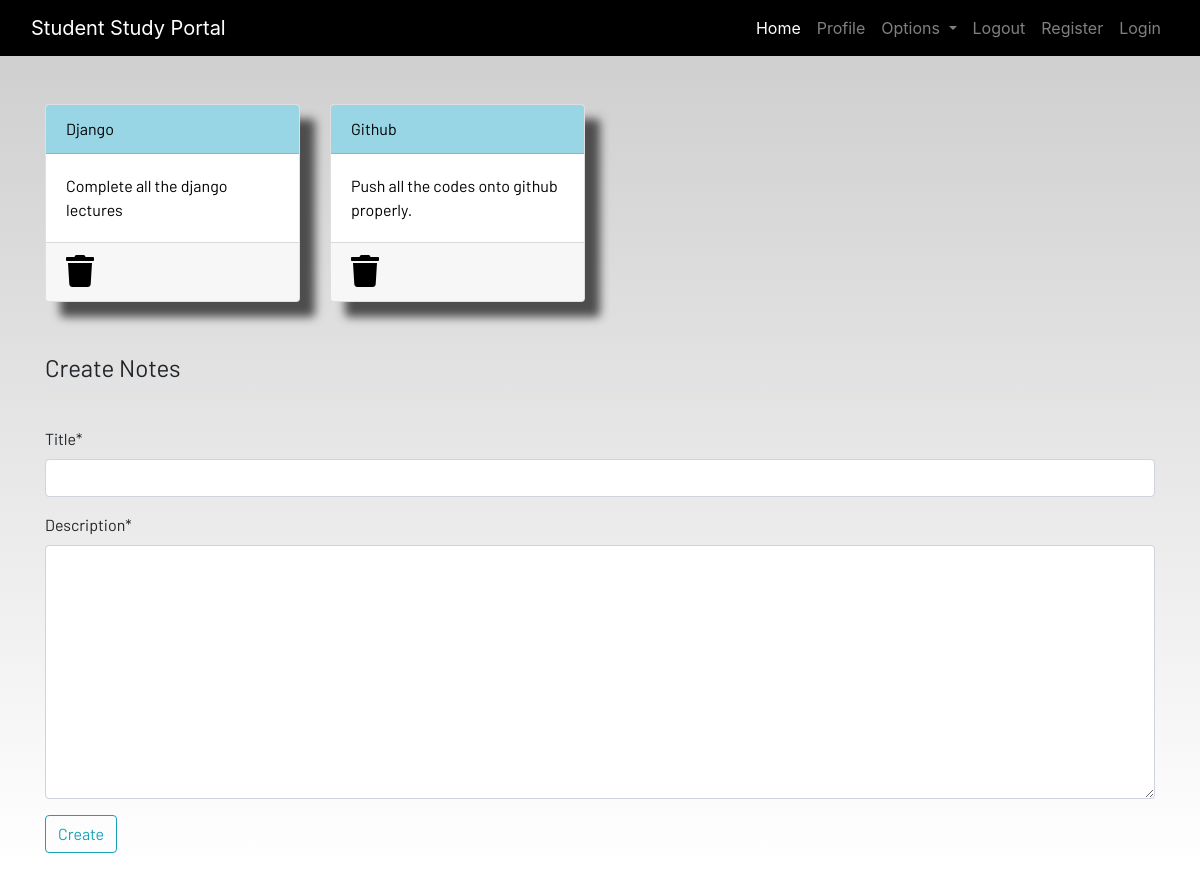
Screenshot of /notes (signed in) with the database file from the repository.
### dashboard/models.py (models this page shows, shortened)
class Notes(models.Model):
    user = models.ForeignKey(User, on_delete=models.CASCADE)
    title = models.CharField(max_length=50)
    description = models.TextField()
    class Meta:
        verbose_name_plural = 'All Notes'

### dashboard/views.py (the view)
# urls.py: path('notes', views.notes, name='notes'),
def notes(request):
    if request.method == 'POST':
        form = NotesForm(request.POST)
        if form.is_valid():
            new_note = Notes(user=request.user, title=request.POST['title'], description=request.POST['description'])
            new_note.save()
        messages.success(request, f"Notes is Added from {request.user.username} successfully")
    else:
        form = NotesForm()
    all_notes = Notes.objects.filter(user=request.user)
    return render(request, 'dashboard/notes.html', {
        'all_notes': all_notes,
        'note_form': form
    })

### dashboard/forms.py
class NotesForm(forms.ModelForm):
    class Meta:
        model = Notes
        fields = ['title', 'description']

### dashboard/templates/dashboard/notes.html (shortened to what this page needs)
{% extends 'dashboard/base.html' %}
{% load static %}
{% load crispy_forms_tags %}
{% block content %}
    <div class="container">
        <div class="row">
            {% for note in all_notes %}
                <div class="col-md-3">
                    <a href="{% url 'notes_detail' note.id %}">
                        <div class="card">
                            <div class="card-header">{{ note.title }}</div>
                            <div class="card-body">{{ note.description|slice:"0:100" }}</div>
                            <div class="card-footer mt-auto ">
                                <a href="{% url 'delete_note' note.id %}">
                                <i class="fa fa-trash fa-2x"></i>
                                </a>
                            </div>
                        </div>
                    </a>
                </div>
            {% endfor %}
            <br><br>
        </div>
    </div>
    <br><br>
    <div class="container">
        <form method="POST" action="{% url 'notes' %}">
            <fieldset class="form-group">
                <legend class="border-bottom mb-4">Create Notes</legend>
            </fieldset>
            {{ note_form|crispy }}
            <div class="form-group">
                <a href="">
                    <button class="btn btn-outline-info" type="submit">
                        Create
                    </button>
                </a>
            </div>
        </form>
    </div>
{% endblock content %}

### static/css/main.css (style rules this page uses)
html { scroll-behavior: smooth; height: 100%; width: 100%; }
.card { box-shadow: 15px 15px 10px rgb(78, 77, 77); }
a { text-decoration: none !important; color: black; }
.card-header { color: black !important; background: rgb(152, 214, 230) !important; transition: 0.3s ease-in; }
html, body { max-width: 100%; overflow-x: hidden; height: 100%; width: 100%; }
body { background: linear-gradient(rgba(0, 0, 0, 0.2), rgba(255, 255, 255, 0.5)); overflow-x: hidden; background-repeat: no-repeat; }
.card-header { background-color: rgb(133, 204, 231); }
.col-md-3 .card { width: 100%; height: 100%; }
.fa { color: black; }

### rows the page displays
Notes: title "Django", description "Complete all the django lectures"
Notes: title "Github", description "Push all the codes onto github properly."
